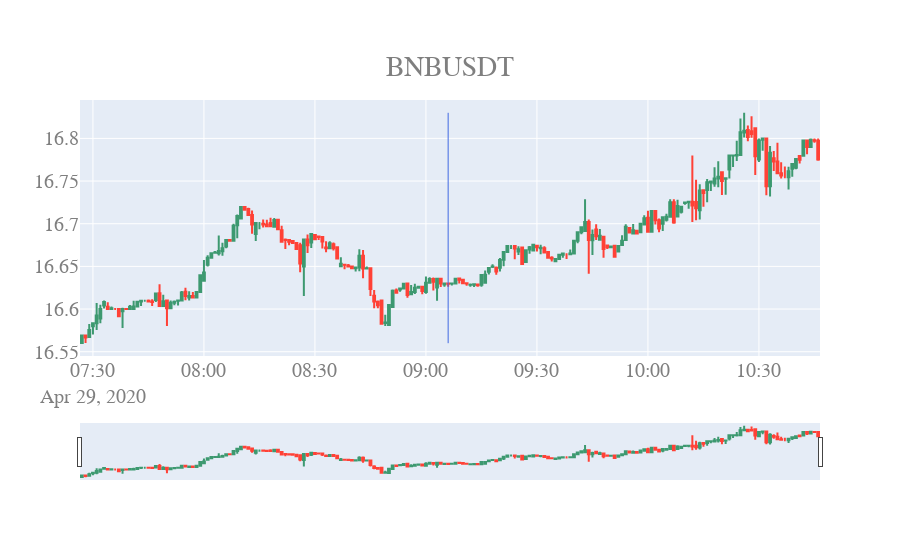

Notebook code cell kept with this figure:
### Code cell
def candlestick(files):
  first = get_file(files[0])
  max_ = first['high'].max()
  min_ = first['low'].min()
  event_time = first.loc[center_index, 'openTime']

  figures = []
  for file in files:
      df = get_file(file)
      max_ = max(max_, df['high'].max())
      min_ = min(min_, df['low'].min())
      figure = get_figure_for_df(df, file)
      figures.append(figure)

  fig = go.Figure(data=figures)
  fig.update_layout(
    title= {
     'text': ', '.join(files),
     'y':0.9,
     'x':0.5,
     'xanchor': 'center',
     'yanchor': 'top'
    },
   font=dict(
    family="Courier New, monospace",
    size=20,
    color="#7f7f7f"
  ))
  fig.add_shape(
    # Line Vertical
    dict(
        type="line",
        x0=event_time,
        y0=min_,
        x1=event_time,
        y1=max_,
        line=dict(
            color="RoyalBlue",
            width=1
        )
  ))
  fig.show()
 
 
candlestick(files)

### Figure 1 — Plotly figure (JSON) as saved in the notebook; plotly's stock layout.template omitted (floating-point values rounded to 4 significant figures; data arrays with more than 128 entries replaced by an {"elided": "..."} marker saying what was removed)
{"data": [{"close": {"elided": "200 float values"}, "high": {"elided": "200 float values"}, "low": {"elided": "200 float values"}, "name": "BNBUSDT", "open": {"elided": "200 float values"}, "type": "candlestick", "x": {"elided": "200 str values"}}], "layout": {"font": {"color": "#7f7f7f", "family": "Courier New, monospace", "size": 20}, "shapes": [{"line": {"color": "RoyalBlue", "width": 1}, "type": "line", "x0": "2020-04-29T09:06:00", "x1": "2020-04-29T09:06:00", "y0": 16.56, "y1": 16.83}], "title": {"text": "BNBUSDT", "x": 0.5, "xanchor": "center", "y": 0.9, "yanchor": "top"}}}
